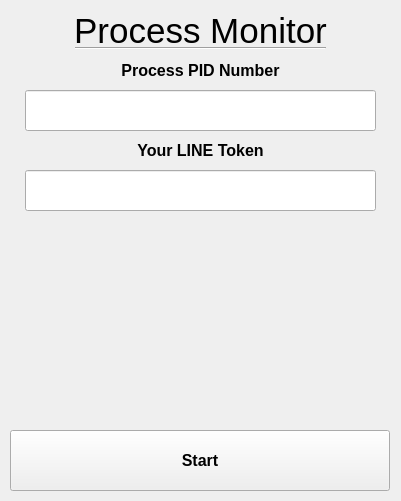
<?xml version="1.0" encoding="UTF-8"?>
<ui version="4.0">
 <class>Form</class>
 <widget class="QWidget" name="Form">
  <property name="geometry">
   <rect>
    <x>0</x>
    <y>0</y>
    <width>401</width>
    <height>501</height>
   </rect>
  </property>
  <property name="sizePolicy">
   <sizepolicy hsizetype="Fixed" vsizetype="Fixed">
    <horstretch>0</horstretch>
    <verstretch>0</verstretch>
   </sizepolicy>
  </property>
  <property name="minimumSize">
   <size>
    <width>401</width>
    <height>501</height>
   </size>
  </property>
  <property name="maximumSize">
   <size>
    <width>401</width>
    <height>501</height>
   </size>
  </property>
  <property name="font">
   <font>
    <family>Arial</family>
    <pointsize>12</pointsize>
    <weight>75</weight>
    <bold>true</bold>
   </font>
  </property>
  <property name="windowTitle">
   <string>Form</string>
  </property>
  <widget class="QPushButton" name="btn_event">
   <property name="geometry">
    <rect>
     <x>10</x>
     <y>430</y>
     <width>380</width>
     <height>61</height>
    </rect>
   </property>
   <property name="text">
    <string>Start</string>
   </property>
  </widget>
  <widget class="QLineEdit" name="lineEdit">
   <property name="geometry">
    <rect>
     <x>25</x>
     <y>90</y>
     <width>351</width>
     <height>41</height>
    </rect>
   </property>
   <property name="font">
    <font>
     <family>Arial</family>
     <pointsize>16</pointsize>
     <weight>75</weight>
     <bold>true</bold>
    </font>
   </property>
   <property name="toolTip">
    <string>&lt;html&gt;&lt;head/&gt;&lt;body&gt;&lt;p&gt;&lt;span style=&quot; font-size:9pt;&quot;&gt;Enter the PID of program&lt;/span&gt;&lt;/p&gt;&lt;/body&gt;&lt;/html&gt;</string>
   </property>
   <property name="text">
    <string/>
   </property>
   <property name="alignment">
    <set>Qt::AlignCenter</set>
   </property>
  </widget>
  <widget class="QLabel" name="lbl_title">
   <property name="geometry">
    <rect>
     <x>0</x>
     <y>0</y>
     <width>401</width>
     <height>61</height>
    </rect>
   </property>
   <property name="font">
    <font>
     <family>Arial</family>
     <pointsize>26</pointsize>
     <weight>50</weight>
     <bold>false</bold>
    </font>
   </property>
   <property name="text">
    <string>Process Monitor</string>
   </property>
   <property name="alignment">
    <set>Qt::AlignCenter</set>
   </property>
  </widget>
  <widget class="QLabel" name="lbl_title2">
   <property name="geometry">
    <rect>
     <x>0</x>
     <y>60</y>
     <width>401</width>
     <height>20</height>
    </rect>
   </property>
   <property name="text">
    <string>Process PID Number</string>
   </property>
   <property name="alignment">
    <set>Qt::AlignCenter</set>
   </property>
  </widget>
  <widget class="Line" name="line">
   <property name="geometry">
    <rect>
     <x>75</x>
     <y>40</y>
     <width>251</width>
     <height>16</height>
    </rect>
   </property>
   <property name="orientation">
    <enum>Qt::Horizontal</enum>
   </property>
  </widget>
  <widget class="QLineEdit" name="lineEdit_2">
   <property name="geometry">
    <rect>
     <x>25</x>
     <y>170</y>
     <width>351</width>
     <height>41</height>
    </rect>
   </property>
   <property name="font">
    <font>
     <family>Arial</family>
     <pointsize>16</pointsize>
     <weight>75</weight>
     <bold>true</bold>
    </font>
   </property>
   <property name="toolTip">
    <string>&lt;html&gt;&lt;head/&gt;&lt;body&gt;&lt;p&gt;&lt;span style=&quot; font-size:9pt;&quot;&gt;Enter the PID of program&lt;/span&gt;&lt;/p&gt;&lt;/body&gt;&lt;/html&gt;</string>
   </property>
   <property name="text">
    <string/>
   </property>
   <property name="alignment">
    <set>Qt::AlignCenter</set>
   </property>
  </widget>
  <widget class="QLabel" name="lbl_title2_2">
   <property name="geometry">
    <rect>
     <x>0</x>
     <y>140</y>
     <width>401</width>
     <height>20</height>
    </rect>
   </property>
   <property name="text">
    <string>Your LINE Token</string>
   </property>
   <property name="alignment">
    <set>Qt::AlignCenter</set>
   </property>
  </widget>
 </widget>
 <resources/>
 <connections/>
</ui>
